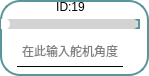
       <widget class="QFrame" name="frame_13">
        <property name="enabled">
         <bool>true</bool>
        </property>
        <property name="layoutDirection">
         <enum>Qt::RightToLeft</enum>
        </property>
        <property name="styleSheet">
         <string notr="true">* {
  background: white; /* 背景改为白色 */
  border: 2px solid #59969b; /* 使用与滑块一致的颜色 */
  border-radius: 20px;
}

</string>
        </property>
        <property name="frameShape">
         <enum>QFrame::StyledPanel</enum>
        </property>
        <property name="frameShadow">
         <enum>QFrame::Raised</enum>
        </property>
        <widget class="QLineEdit" name="lineEdit_servo19">
         <property name="enabled">
          <bool>true</bool>
         </property>
         <property name="geometry">
          <rect>
           <x>17</x>
           <y>36</y>
           <width>106</width>
           <height>31</height>
          </rect>
         </property>
         <property name="maximumSize">
          <size>
           <width>120</width>
           <height>16777215</height>
          </size>
         </property>
         <property name="layoutDirection">
          <enum>Qt::LeftToRight</enum>
         </property>
         <property name="styleSheet">
          <string notr="true">QLineEdit {
            border-top: none;
            border-left: none;
            border-right: none;
            border-bottom: 1px solid black;
            background-color: transparent;
        }
        
        QLineEdit:focus {
            border-bottom: 1px solid #2a70f4;
        }</string>
         </property>
         <property name="alignment">
          <set>Qt::AlignCenter</set>
         </property>
         <property name="placeholderText">
          <string>在此输入舵机角度</string>
         </property>
        </widget>
        <widget class="QSlider" name="Slider_Servo19">
         <property name="geometry">
          <rect>
           <x>1</x>
           <y>19</y>
           <width>139</width>
           <height>10</height>
          </rect>
         </property>
         <property name="maximumSize">
          <size>
           <width>16777215</width>
           <height>10</height>
          </size>
         </property>
         <property name="layoutDirection">
          <enum>Qt::LeftToRight</enum>
         </property>
         <property name="styleSheet">
          <string notr="true">QSlider::groove:horizontal {
    border: none;
    height: 10px;
    background-color: lightgray;
    border-radius: 5px;
}

QSlider::handle:horizontal {
    width: 12px; /* 增大滑块的宽度 */
    margin: -1px 0px -1px -5px;
    border-radius: 6px; /* 也可以调整圆角半径以匹配滑块的大小 */
    background-color: white;
}

QSlider::sub-page:horizontal {
    background-color: qlineargradient(x1:0, y1:0, x2:1, y2:1, stop:0 #59969b, stop:1 #04e7fa);
    border-radius: 5px;
}
</string>
         </property>
         <property name="minimum">
          <number>0</number>
         </property>
         <property name="maximum">
          <number>240</number>
         </property>
         <property name="orientation">
          <enum>Qt::Horizontal</enum>
         </property>
         <property name="invertedAppearance">
          <bool>false</bool>
         </property>
         <property name="tickPosition">
          <enum>QSlider::NoTicks</enum>
         </property>
         <property name="tickInterval">
          <number>1</number>
         </property>
        </widget>
        <widget class="QLabel" name="label_id19">
         <property name="geometry">
          <rect>
           <x>1</x>
           <y>2</y>
           <width>139</width>
           <height>10</height>
          </rect>
         </property>
         <property name="minimumSize">
          <size>
           <width>0</width>
           <height>10</height>
          </size>
         </property>
         <property name="maximumSize">
          <size>
           <width>16777215</width>
           <height>10</height>
          </size>
         </property>
         <property name="styleSheet">
          <string notr="true">QLabel{border: none; /* 去掉控件的边框 */}
QLabel{background: none; /* 去掉控件的边框 */}</string>
         </property>
         <property name="text">
          <string>ID:19</string>
         </property>
         <property name="alignment">
          <set>Qt::AlignCenter</set>
         </property>
        </widget>
       </widget>
